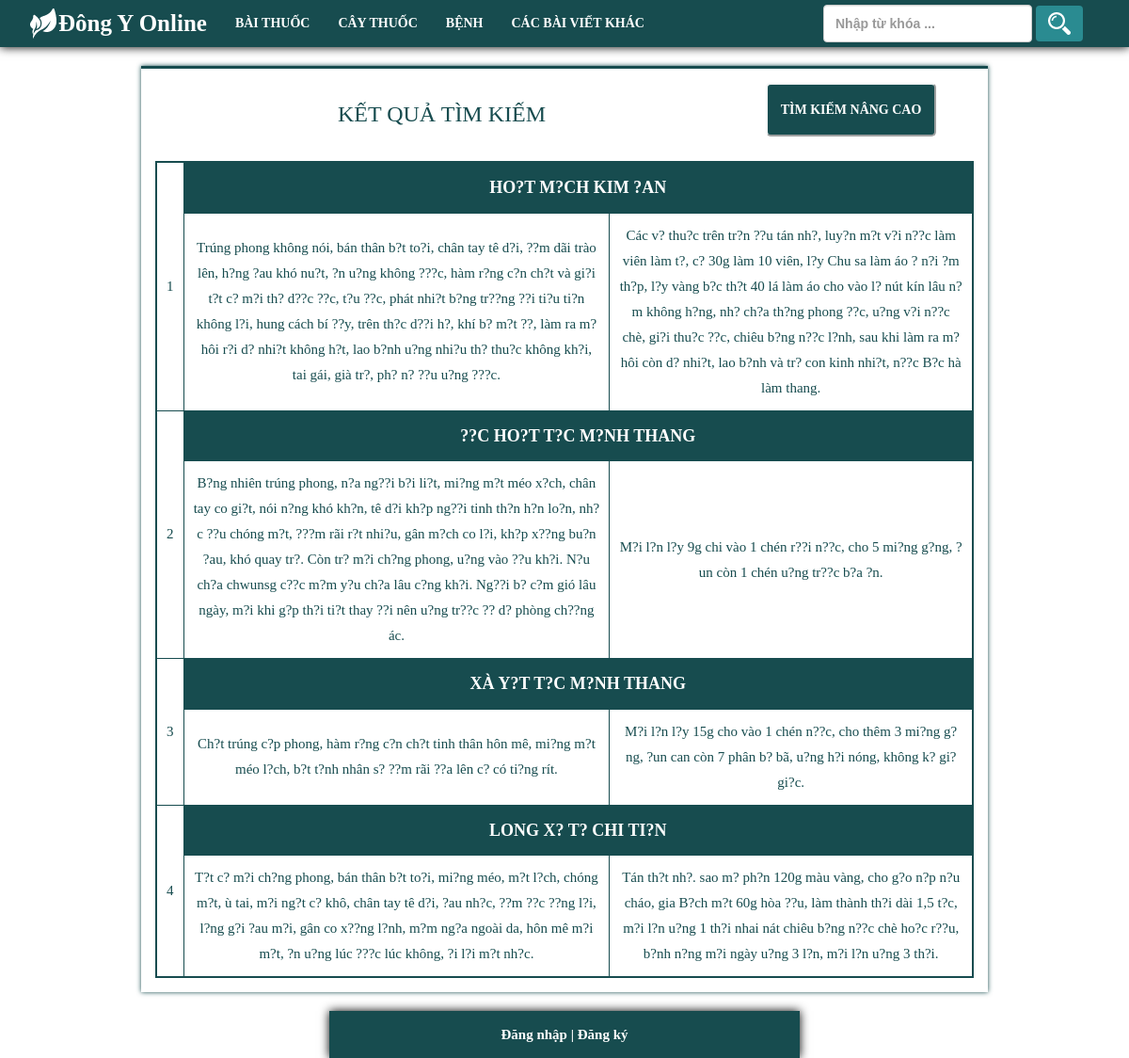
The page /result.php on the database its author committed.
### tables this page shows
CREATE TABLE `baithuoc` (
  `maBaiThuoc` int(11) NOT NULL,
  `tenBaiThuoc` varchar(128) NOT NULL,
  `moTaTacDung` varchar(2048) DEFAULT NULL COMMENT 'Mô tả về tác dụng của bài thuốc',
  `maBenh` int(11) DEFAULT NULL COMMENT 'Chữa bệnh thuộc nhóm nào',
  `cachDung` text NOT NULL,
  `trangThai` tinyint(1) NOT NULL DEFAULT '-1' COMMENT '1:Active, 0: In Active, -1:In Processing'
);

### database.php (called while the page is built, shortened)
<?php
	class database{
		public $host = 'localhost';
		public $user = 'root';
		public $pass = '12345678';
		public $dbName = 'thuocdongy';
		public $result = NULL;
		public function connect(){
			$this->conn = mysql_connect($this->host, $this->user, $this->pass);
			if($this->conn){
				$selectDB = mysql_select_db($this->dbName, $this->conn);
			}else{
				echo 'Not connect to database';
			}
		}
		public function query($sql){
			$this->result = mysql_query($sql);
		}
		public function fetch(){
			if($this->result){
				$rows = mysql_fetch_array($this->result);
				return $rows;
			}
		}
	}
?>

### result.php (the view, shortened to what this page needs)
<!DOCTYPE html>
<html>
    <head>
        <link rel="stylesheet" href="./lib/bootstrap.min.css">
        <link rel="stylesheet" type="text/css" href="./css/home.css">
        <?php
            include_once 'database.php';
            $keyword = $_POST['keyword'];
        ?>
    </head>
    <body>
        <?php
            include_once('header.php');
	?>
        <div class="white-trans-container">
            <div class="search-result-panel">
                <div class="floating-right"><a href="advance-search.php"><button>TÌM KIẾM NÂNG CAO</button></a></div>
                <h3>KẾT QUẢ TÌM KIẾM</h3><br>
            <?php
                $doituong = new doituong();
                $sql = "SELECT * FROM baithuoc WHERE tenBaiThuoc LIKE '%" .$keyword. "%'";
                $doituong->query($sql);
                $data = array();
                echo"<table border='1'>";
                while($row = $doituong->fetch()){
                    $data[] = $row;
                }
                foreach($data as $rows){
                    echo "<tr><td rowspan='2' class='table-STT'>" .$rows['maBaiThuoc']. "</td>";
                    echo "<td colspan='2' class='table-title'><a href='binhluanbaithuoc.php?maBaiThuoc=" .$rows['maBaiThuoc']. "'>" .$rows['tenBaiThuoc']. "</a></td>";
                    echo "</tr><tr><td class='table-detail'>" .$rows['moTaTacDung']. "</td>";
                    echo "<td class='table-detail'>" .$rows['cachDung']. "</td></tr>";
                }
                echo "</table>";
            ?>
            </div>
        </div>
        <?php
            include_once('footer.php');
	?>
    </body>
</html>

### css/home.css (style rules this page uses)
body { font: 400 15px sans-serif; line-height: 1.8; color: #818181; width: 100%; height: 100%; background-image: url(../img/index-bg.jpg); background-size: cover; background-attachment: fixed; background-position: center center; font-family: Palatino Linotype; }
.white-trans-container { min-height: 100vh; padding: 70px; width: 100%; background-color: rgba(255,255,255,0.9); color: #174C4F; text-align: center; line-height: auto; }
table { width: 100%; border: 2px solid #174C4F; border-collapse: collapse; color: #174C4F; margin: auto; }
th, tr, td { border: 1px solid #174C4F; padding: 10px; }
.table-STT { text-align: center; }
.table-title { text-align: center; font-weight: bold; font-size: 120%; text-transform: uppercase; background-color: #174C4F; }
.table-title a { color: #FFF!important; }
button { background-color: #174C4F; outline: none; font-size: 14px; font-weight: bold; height: auto; font-weight: bold; padding: 14px; font-family: Palatino Linotype; border-color: #F0F3F3; color: #FFF; border-radius: 5px; }
.search-result-panel { width: 900px; padding: 15px; margin: auto; background-color: #FFF; paddding: 15px; box-shadow: 0px 0px 5px #174C4F; border-top: 3px solid #174C4F; }

### result.php (style rules this page uses)
.floating-right { width: 30%; float: right; }

### rows shown on the page
baithuoc: maBaiThuoc "1", tenBaiThuoc "HO?T M?CH KIM ?AN", moTaTacDung "Trúng phong không nói, bán thân b?t to?i, chân tay tê d?i, ??m dãi trào lên, h?ng ?au khó nu?t, ?n u?ng không ???c, hàm r?ng c?n ch?t và gi?i t?t c? m?i th? d??c ??c, t?u ??c, phát nhi?t b?ng tr??ng ??i ti?u ti?n không l?i, hung cách bí ??y, trên th?c d??i h?, khí b? m?t ??, làm ra m? hôi r?i d? nhi?t không h?t, lao b?nh u?ng nhi?u th? thu?c không kh?i, tai gái, già tr?, ph? n? ??u u?ng ???c.", cachDung "Các v? thu?c trên tr?n ??u tán nh?, luy?n m?t v?i n??c làm viên làm t?, c? 30g làm 10 viên, l?y Chu sa làm áo ? n?i ?m th?p, l?y vàng b?c th?t 40 lá làm áo cho vào l? nút kín lâu n?m không h?ng, nh? ch?a th?ng phong ??c, u?ng v?i n??c chè, gi?i thu?c ??c, chiêu b?ng n??c l?nh, sau khi làm ra m? hôi còn d? nhi?t, lao b?nh và tr? con kinh nhi?t, n??c B?c hà làm thang."
baithuoc: maBaiThuoc "2", tenBaiThuoc "??C HO?T T?C M?NH THANG", moTaTacDung "B?ng nhiên trúng phong, n?a ng??i b?i li?t, mi?ng m?t méo x?ch, chân tay co gi?t, nói n?ng khó kh?n, tê d?i kh?p ng??i tinh th?n h?n lo?n, nh?c ??u chóng m?t, ???m rãi r?t nhi?u, gân m?ch co l?i, kh?p x??ng bu?n ?au, khó quay tr?. Còn tr? m?i ch?ng phong, u?ng vào ??u kh?i. N?u ch?a chwunsg c??c m?m y?u ch?a lâu c?ng kh?i. Ng??i b? c?m gió lâu ngày, m?i khi g?p th?i ti?t thay ??i nên u?ng tr??c ?? d? phòng ch??ng ác.", cachDung "M?i l?n l?y 9g chi vào 1 chén r??i n??c, cho 5 mi?ng g?ng, ?un còn 1 chén u?ng tr??c b?a ?n."
baithuoc: maBaiThuoc "3", tenBaiThuoc "XÀ Y?T T?C M?NH THANG", moTaTacDung "Ch?t trúng c?p phong, hàm r?ng c?n ch?t tinh thân hôn mê, mi?ng m?t méo l?ch, b?t t?nh nhân s? ??m rãi ??a lên c? có ti?ng rít.", cachDung "M?i l?n l?y 15g cho vào 1 chén n??c, cho thêm 3 mi?ng g?ng, ?un can còn 7 phân b? bã, u?ng h?i nóng, không k? gi? gi?c."
baithuoc: maBaiThuoc "4", tenBaiThuoc "LONG X? T? CHI TI?N", moTaTacDung "T?t c? m?i ch?ng phong, bán thân b?t to?i, mi?ng méo, m?t l?ch, chóng m?t, ù tai, m?i ng?t c? khô, chân tay tê d?i, ?au nh?c, ??m ??c ??ng l?i, l?ng g?i ?au m?i, gân co x??ng l?nh, m?m ng?a ngoài da, hôn mê m?i m?t, ?n u?ng lúc ???c lúc không, ?i l?i m?t nh?c.", cachDung "Tán th?t nh?. sao m? ph?n 120g màu vàng, cho g?o n?p n?u cháo, gia B?ch m?t 60g hòa ??u, làm thành th?i dài 1,5 t?c, m?i l?n u?ng 1 th?i nhai nát chiêu b?ng n??c chè ho?c r??u, b?nh n?ng m?i ngày u?ng 3 l?n, m?i l?n u?ng 3 th?i."
